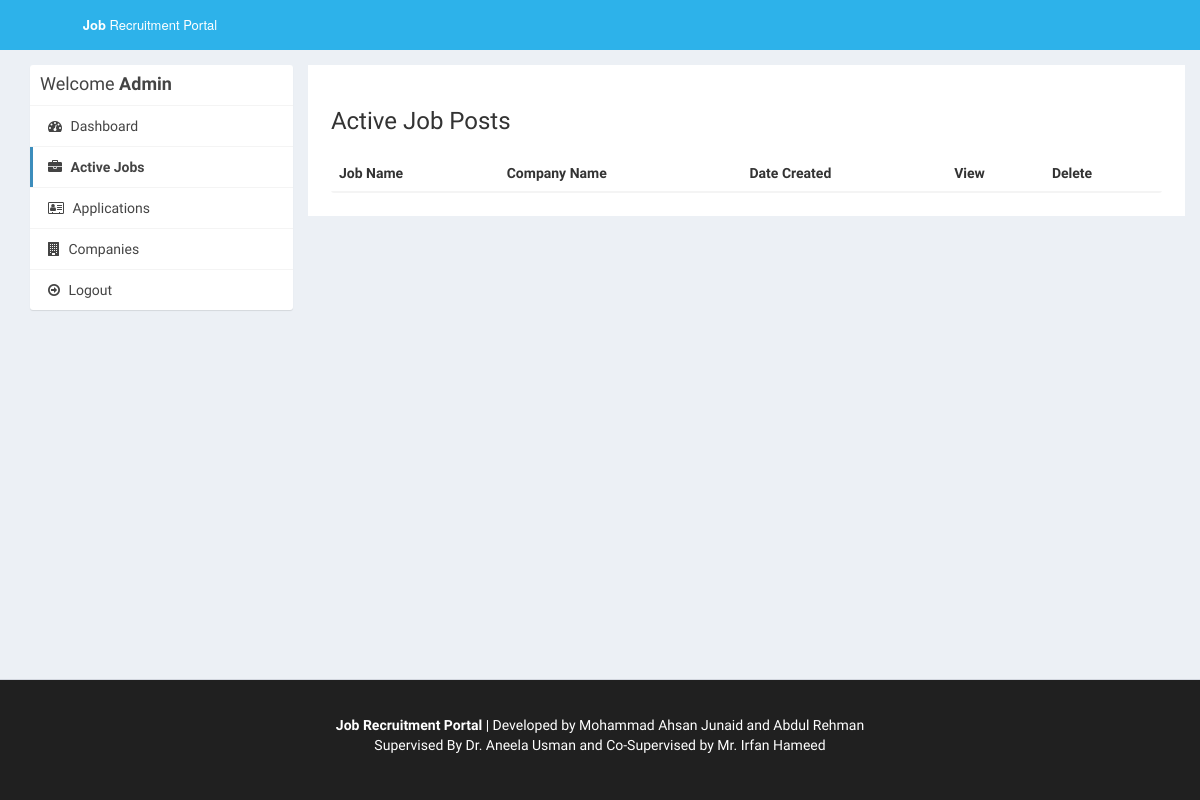
Before: /admin/active-jobs.php (signed in) with the older database file.
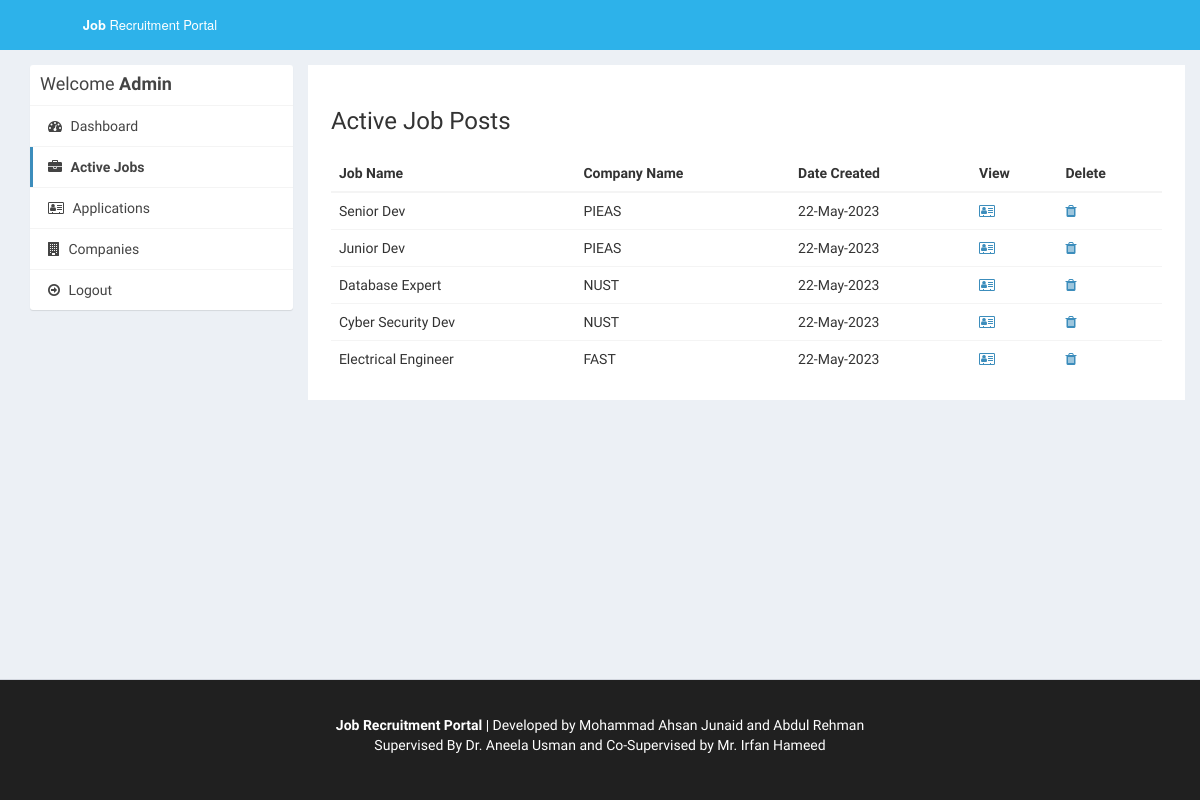
After: the same page with the newer database file.
### tables this page shows
CREATE TABLE `job_post` (
  `id_jobpost` int(11) NOT NULL,
  `id_company` int(11) NOT NULL,
  `jobtitle` varchar(255) NOT NULL,
  `description` text NOT NULL,
  `minimumsalary` varchar(255) NOT NULL,
  `maximumsalary` varchar(255) NOT NULL,
  `experience` varchar(255) NOT NULL,
  `qualification` varchar(255) NOT NULL,
  `createdat` timestamp NOT NULL DEFAULT current_timestamp()
);

CREATE TABLE `company` (
  `id_company` int(11) NOT NULL,
  `name` varchar(255) NOT NULL,
  `companyname` varchar(255) NOT NULL,
  `country` varchar(255) NOT NULL,
  `state` varchar(255) NOT NULL,
  `city` varchar(255) NOT NULL,
  `contactno` varchar(255) NOT NULL,
  `website` varchar(255) NOT NULL,
  `email` varchar(255) NOT NULL,
  `password` varchar(255) NOT NULL,
  `aboutme` varchar(255) DEFAULT NULL,
  `logo` varchar(255) NOT NULL,
  `createdAt` timestamp NOT NULL DEFAULT current_timestamp(),
  `active` int(11) NOT NULL DEFAULT 2
);

### admin/active-jobs.php (the view, shortened to what this page needs)
<?php
require_once("../db.php");
?>
<!DOCTYPE html>
<html>
<head>
  <link rel="stylesheet" href="https://cdnjs.cloudflare.com/ajax/libs/twitter-bootstrap/3.3.7/css/bootstrap.min.css">
  <link rel="stylesheet" href="https://cdnjs.cloudflare.com/ajax/libs/font-awesome/4.7.0/css/font-awesome.min.css">
  <link rel="stylesheet" href="https://cdnjs.cloudflare.com/ajax/libs/ionicons/2.0.1/css/ionicons.min.css">
  <link rel="stylesheet" href="https://cdn.datatables.net/1.10.15/css/jquery.dataTables.min.css">
  <link rel="stylesheet" href="../css/AdminLTE.min.css">
  <link rel="stylesheet" href="../css/_all-skins.min.css">
  <link rel="stylesheet" href="../css/custom.css">
</head>
<body class="hold-transition skin-green sidebar-mini">
<div class="wrapper">
  <header class="main-header">
    <a href="index.php" class="logo logo-bg">
      <span class="logo-lg"><b>Job</b> Recruitment Portal</span>
    </a>
    <nav class="navbar navbar-static-top">
    </nav>
  </header>
  <div class="content-wrapper" style="margin-left: 0px;">
    <section id="candidates" class="content-header">
      <div class="container">
        <div class="row">
          <div class="col-md-3">
            <div class="box box-solid">
              <div class="box-header with-border">
                <h3 class="box-title">Welcome <b>Admin</b></h3>
              </div>
              <div class="box-body no-padding">
                <ul class="nav nav-pills nav-stacked">
                  <li><a href="dashboard.php"><i class="fa fa-dashboard"></i> Dashboard</a></li>
                  <li class="active"><a href="active-jobs.php"><i class="fa fa-briefcase"></i> Active Jobs</a></li>
                  <li><a href="applications.php"><i class="fa fa-address-card-o"></i> Applications</a></li>
                  <li><a href="companies.php"><i class="fa fa-building"></i> Companies</a></li>
                  <li><a href="../logout.php"><i class="fa fa-arrow-circle-o-right"></i> Logout</a></li>
                </ul>
              </div>
            </div>
          </div>
          <div class="col-md-9 bg-white padding-2">
            <h3>Active Job Posts</h3>
            <div class="row margin-top-20">
              <div class="col-md-12">
                <div class="box-body table-responsive no-padding">
                  <table id="example2" class="table table-hover">
                    <thead>
                      <th>Job Name</th>
                      <th>Company Name</th>
                      <th>Date Created</th>
                      <th>View</th>
                      <th>Delete</th>
                    </thead>
                    <tbody>
                      <?php
                      $sql = "SELECT job_post.*, company.companyname FROM job_post INNER JOIN company ON job_post.id_company=company.id_company";
                      $result = $conn->query($sql);
                      if($result->num_rows > 0) {
                        while($row = $result->fetch_assoc()) {
                      ?>
                      <tr>
                        <td><?php echo $row['jobtitle']; ?></td>
                        <td><?php echo $row['companyname']; ?></td>
                        <td><?php echo date("d-M-Y", strtotime($row['createdat'])); ?></td>
                        <td><a href="view-job-post.php?id=<?php echo $row['id_jobpost']; ?>"><i class="fa fa-address-card-o"></i></a></td>
                        <td><a href="delete-job-post.php?id=<?php echo $row['id_jobpost']; ?>"><i class="fa fa-trash"></i></a></td>
                      </tr>
                            <?php
                        }
                      }
                    ?>
                    </tbody>
                  </table>
                </div>
              </div>
            </div>
          </div>
        </div>
      </div>
    </section>
  </div>
 <footer class="main-footer" style="margin-left: 0px; color : #fff;  background-color:#202020;">
    <div class="container"  style="text-align: center">
		<div>
            <br>
			<p><b>Job Recruitment Portal</b> | Developed by Mohammad Ahsan Junaid and Abdul Rehman <br> Supervised By Dr. Aneela Usman and Co-Supervised by Mr. Irfan Hameed</p>
            <br>
		</div>
	</div>
  </footer>
</div>
</body>
</html>

### css/custom.css (style rules this page uses)
.logo-bg { background-color: #2db2ea !important; }
.margin-top-20 { margin-top: 20px; }
.padding-2 { padding: 2%; }
.bg-white { background-color: #fff; }

Changed rows visible on the page:
added job_post: jobtitle "Senior Dev", id_company.companyname "PIEAS", createdat "22-May-2023"
added job_post: jobtitle "Junior Dev", id_company.companyname "PIEAS", createdat "22-May-2023"
added job_post: jobtitle "Database Expert", id_company.companyname "NUST", createdat "22-May-2023"
added job_post: jobtitle "Cyber Security Dev", id_company.companyname "NUST", createdat "22-May-2023"
added job_post: jobtitle "Electrical Engineer", id_company.companyname "FAST", createdat "22-May-2023"
